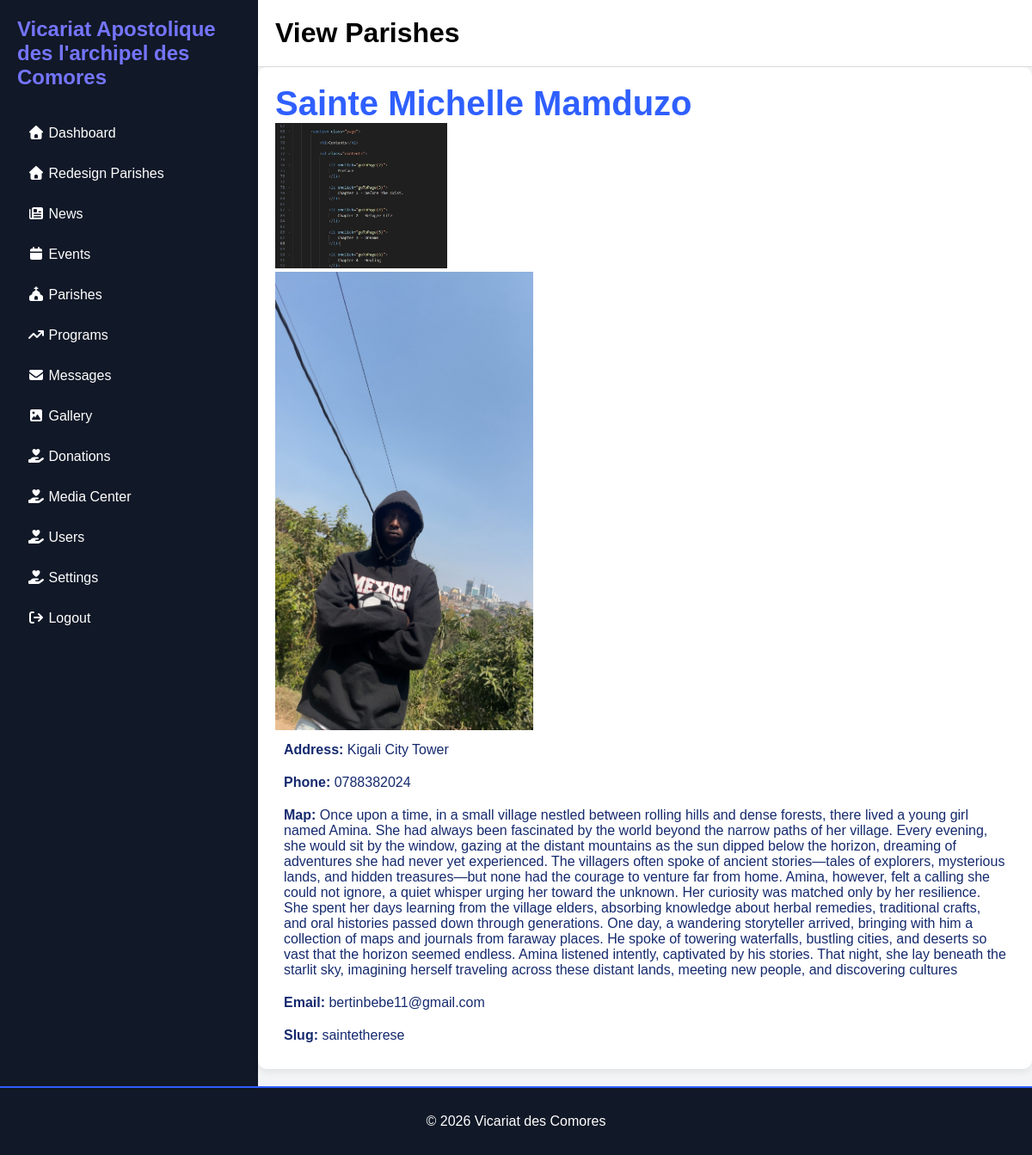
Screenshot of /Admin/view-newparisheslist.php?id=5 (signed in) with the database file from the repository.
### tables this page shows
CREATE TABLE `parishe` (
  `id` int(11) NOT NULL,
  `name` varchar(150) DEFAULT NULL,
  `slug` varchar(150) DEFAULT NULL,
  `hero_image` varchar(255) DEFAULT NULL,
  `logo` varchar(255) DEFAULT NULL,
  `history` longtext DEFAULT NULL,
  `parish_life` longtext DEFAULT NULL,
  `council` longtext DEFAULT NULL,
  `commissions` longtext DEFAULT NULL,
  `groups_movements` longtext DEFAULT NULL,
  `organisation` longtext DEFAULT NULL,
  `address` varchar(255) DEFAULT NULL,
  `phone` varchar(50) DEFAULT NULL,
  `email` varchar(100) DEFAULT NULL,
  `website` varchar(255) DEFAULT NULL,
  `facebook` varchar(255) DEFAULT NULL,
  `youtube` varchar(255) DEFAULT NULL,
  `instagram` varchar(255) DEFAULT NULL,
  `map` longtext DEFAULT NULL,
  `created_at` timestamp NOT NULL DEFAULT current_timestamp()
);

### Admin/view-newparisheslist.php (the view, shortened to what this page needs)
<?php
include_once __DIR__.'/include/header.php';
$id = (int)$_GET['id'];
$sql = "SELECT * FROM parishe WHERE id=$id";
$result = mysqli_query($conn,$sql);
$row = mysqli_fetch_assoc($result);
?>
<div class="main">
            <div class="topbar">
                <h1>View Parishes </h1>
            </div>
            <div class="messages-summary">
                <div class="summary-card">
<h2><?= $row['name']; ?></h2>
<img src="../uploads/<?= $row['logo']; ?>" width="200"> <br>
<img src="../uploads/<?= $row['hero_image']; ?>" width="300"> <br>
<p><strong>Address:</strong> <?= $row['address']; ?></p>
<p><strong>Phone:</strong> <?= $row['phone']; ?></p>
<p><strong>Map:</strong> <?= $row['map']; ?></p>
<p><strong>Email:</strong> <?= $row['email']; ?></p>
<p><strong>Slug:</strong> <?= $row['slug']; ?></p>
</div>
</div>
 </div>
</div>
     <?php
   include __DIR__. '../include/footer.php';
   ?>
</body>
</html>

### Admin/Admin_Css/adminbig.css (style rules this page uses)
* { margin: 0; padding: 0; box-sizing: border-box; font-family: Arial; }
.main { flex: 1; background: #f3f4f6; }
.topbar { background: white; padding: 20px; border-bottom: 1px solid #ddd; display: flex; justify-content: space-between; }
.page-header h1, p { padding: 10px; color: #152a6e; }
.summary-card { background: #fff; padding: 20px; border-radius: 10px; margin-bottom: 20px; box-shadow: 0 3px 10px rgba(0, 0, 0, .08); }
.summary-card h2 { color: #2f5fff; font-size: 40px; }

### rows the page displays
parishe: name "Sainte Michelle Mamduzo", logo (picture), hero_image (picture), address "Kigali City Tower", phone "0788382024", map "Once upon a time, in a small village nestled between rolling hills and dense forests, there lived a young girl named Amina. She had always been fascinated by the world beyond the narrow paths of her village. Every evening, she would sit by the window, gazing at the distant mountains as the sun dipped below the horizon, dreaming of adventures she had never yet experienced. The villagers often spoke of ancient stories—tales of explorers, mysterious lands, and hidden treasures—but none had the courage to venture far from home. Amina, however, felt a calling she could not ignore, a quiet whisper urging her toward the unknown. Her curiosity was matched only by her resilience. She spent her days…", email "bertinbebe11@gmail.com", slug "saintetherese"
